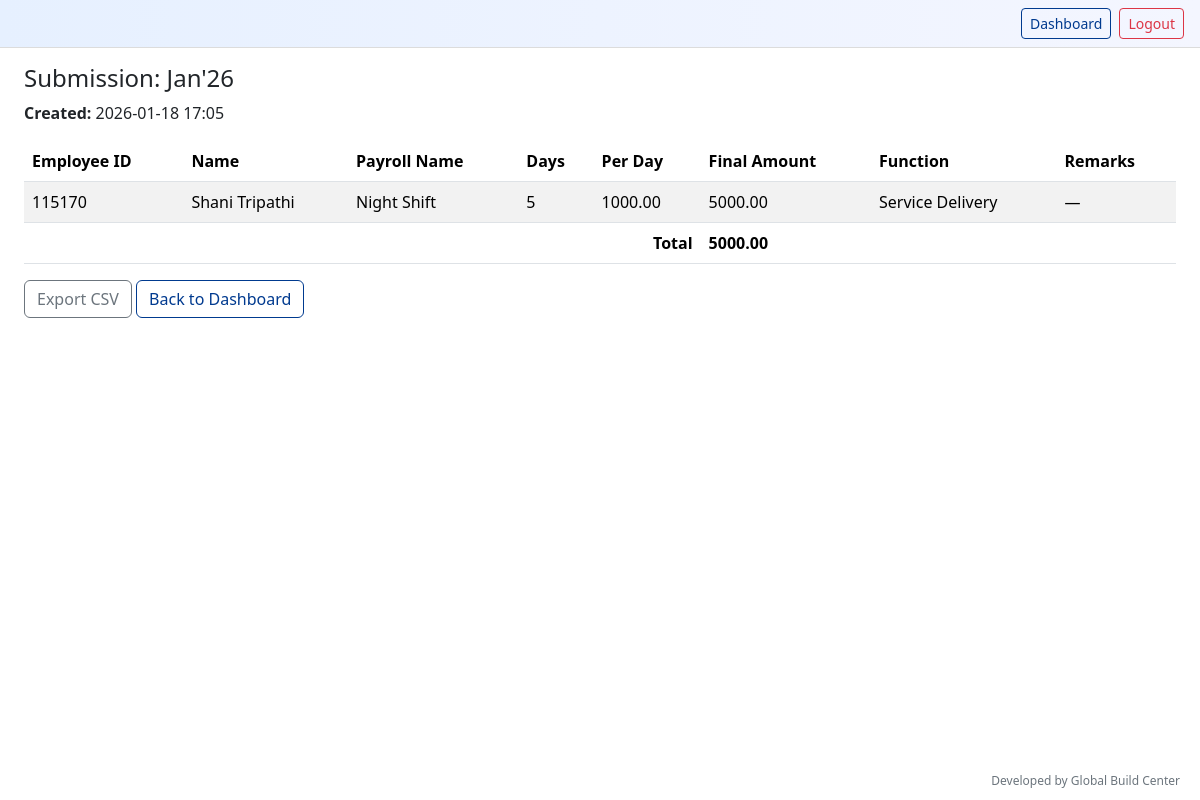
Before: /payroll/detail/25/ (signed in) with the older database file.
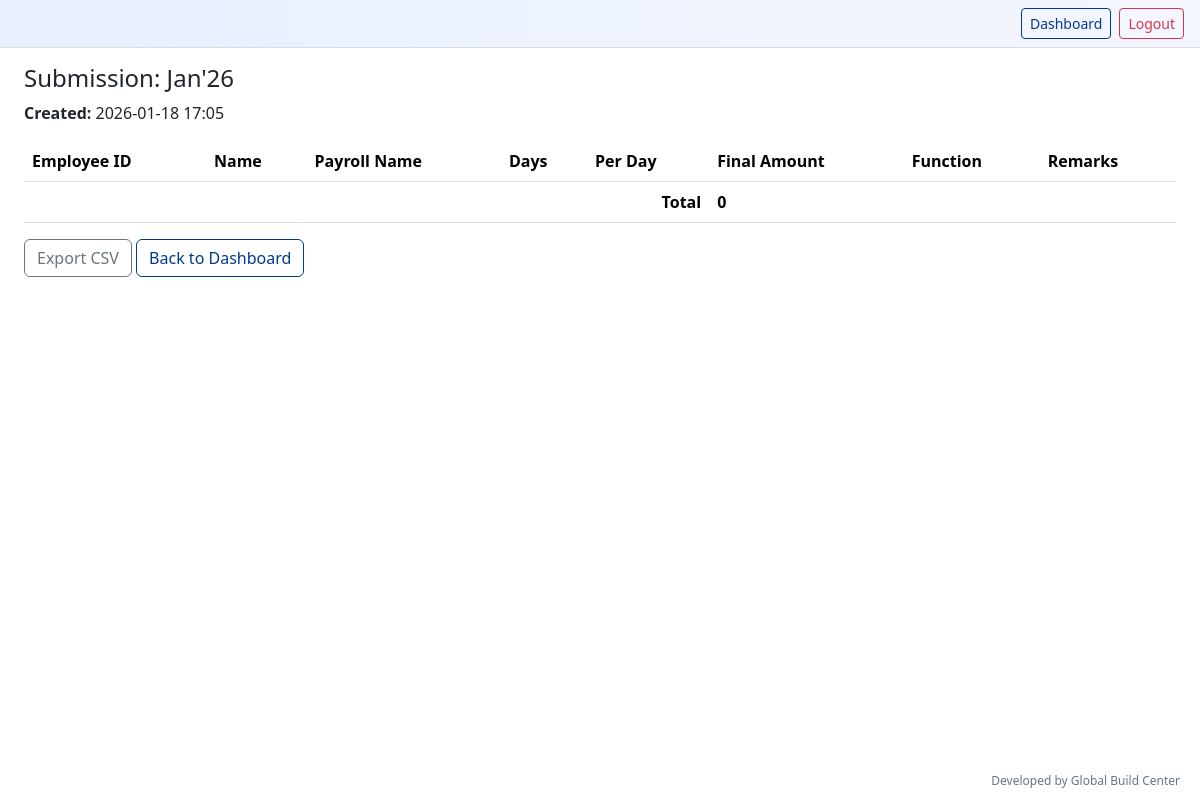
After: the same page with the newer database file.
### payroll/models.py (models this page shows, shortened)
class PayrollSubmission(models.Model):
    user = models.ForeignKey(User, on_delete=models.CASCADE)
    payroll_month = models.CharField(max_length=20)  # e.g., "Dec'25"
    created_at = models.DateTimeField(auto_now_add=True)

class PayrollEntry(models.Model):
    submission = models.ForeignKey(PayrollSubmission, on_delete=models.CASCADE, related_name='entries')
    employee_id = models.CharField(max_length=20)
    name = models.CharField(max_length=100)
    grade = models.CharField(max_length=20)
    location = models.CharField(max_length=50)
    payroll_name = models.CharField(max_length=100)
    days = models.PositiveIntegerField()
    per_day = models.DecimalField(max_digits=10, decimal_places=2)
    final_amount = models.DecimalField(max_digits=12, decimal_places=2, blank=True, null=True)
    holiday = models.CharField(max_length=50, blank=True)
    function_name = models.CharField(max_length=100)
    line_manager = models.CharField(max_length=100)
    function_manager = models.CharField(max_length=100)
    functional_head = models.CharField(max_length=100)
    remarks = models.TextField(blank=True)

### payroll/views.py (the view)
# urls.py: path('detail/<int:submission_id>/', views.submission_detail, name='submission_detail'),
@login_required
def submission_detail(request, submission_id):
    if request.user.is_superuser:
        submission = get_object_or_404(PayrollSubmission, id=submission_id)
    else:
        submission = get_object_or_404(PayrollSubmission, id=submission_id, user=request.user)
    entries = submission.entries.all()
    total = sum(e.final_amount or 0 for e in entries)
    return render(request, 'payroll/submission_detail.html', {
        'submission': submission,
        'entries': entries,
        'total': total
    })

### templates/payroll/submission_detail.html
{% extends "base.html" %}
{% block content %}
<h4>Submission: {{ submission.payroll_month }}</h4>
<p><strong>Created:</strong> {{ submission.created_at|date:"Y-m-d H:i" }}</p>
<table class="table table-striped">
  <thead>
    <tr>
      <th>Employee ID</th><th>Name</th><th>Payroll Name</th>
      <th>Days</th><th>Per Day</th><th>Final Amount</th><th>Function</th><th>Remarks</th>
    </tr>
  </thead>
  <tbody>
    {% for e in entries %}
    <tr>
      <td>{{ e.employee_id }}</td>
      <td>{{ e.name }}</td>
      <td>{{ e.payroll_name }}</td>
      <td>{{ e.days }}</td>
      <td>{{ e.per_day }}</td>
      <td>{{ e.final_amount }}</td>
      <td>{{ e.function_name }}</td>
      <td>{{ e.remarks|default:"—" }}</td>
    </tr>
    {% endfor %}
      </tbody>
  <tfoot>
    <tr><th colspan="5" class="text-end">Total</th><th>{{ total }}</th><th colspan="2"></th></tr>
  </tfoot>
</table>
<a class="btn btn-outline-secondary" href="{% url 'export_submission_csv' submission.id %}">Export CSV</a>
<a class="btn btn-outline-primary" href="{% url 'dashboard' %}">Back to Dashboard</a>
{% endblock %}

### templates/base.html (shortened to what this page needs)
<!doctype html>
<html>
{% load static %}
<head>
 <head>
  <link rel="stylesheet" href="{% static 'css/bootstrap.min.css' %}">
</head>
</head>
<body>
<nav class="navbar navbar-expand-lg light-navbar">
  <div class="container-fluid px-3">
    <div class="ms-auto d-flex gap-2">
      {% if user.is_authenticated %}
        <a class="btn btn-sm btn-outline-primary" href="{% url 'dashboard' %}">
          Dashboard
        </a>
        <form method="POST" action="{% url 'logout' %}" style="display:inline;">
          <button type="submit" class="btn btn-sm btn-outline-danger">
            Logout
          </button>
        </form>
      {% endif %}
    </div>
  </div>
</nav>
<div class="container-fluid px-4 py-3 main-content">
  {% block content %}{% endblock %}
</div>
<footer class="custom-footer">
  Developed by Global Build Center
</footer>
</body>
</html>

### templates/base.html (style rules this page uses)
.light-navbar { background: linear-gradient(90deg, #E6F0FF, #F4F6FF); border-bottom: 1px solid #dcdcdc; }
.btn-outline-primary { border-color: #003A8F; color: #003A8F; }
.main-content { min-height: 85vh; }
.custom-footer { position: fixed; bottom: 10px; right: 20px; font-size: 12px; color: #6c757d; }

Changed rows visible on the page:
removed PayrollEntry: employee_id "115170", name "Shani Tripathi", payroll_name "Night Shift", days "5", per_day "1000.00", final_amount "5000.00", function_name "Service Delivery", remarks "—"
Other visible differences:
{{ total }}: "5000.00" → "0"
